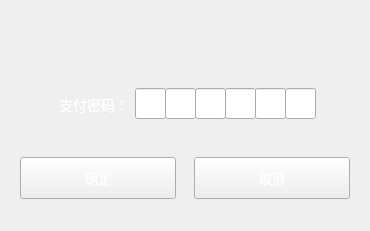
<?xml version="1.0" encoding="UTF-8"?>
<ui version="4.0">
 <class>MemPayDlg</class>
 <widget class="QDialog" name="MemPayDlg">
  <property name="geometry">
   <rect>
    <x>0</x>
    <y>0</y>
    <width>370</width>
    <height>231</height>
   </rect>
  </property>
  <property name="minimumSize">
   <size>
    <width>370</width>
    <height>231</height>
   </size>
  </property>
  <property name="windowTitle">
   <string>MemPayDlg</string>
  </property>
  <layout class="QGridLayout" name="gridLayout">
   <property name="leftMargin">
    <number>0</number>
   </property>
   <property name="topMargin">
    <number>0</number>
   </property>
   <property name="rightMargin">
    <number>0</number>
   </property>
   <property name="bottomMargin">
    <number>0</number>
   </property>
   <property name="spacing">
    <number>0</number>
   </property>
   <item row="0" column="0">
    <widget class="TitleBarWidget" name="titleWidget" native="true">
     <property name="minimumSize">
      <size>
       <width>0</width>
       <height>40</height>
      </size>
     </property>
     <property name="maximumSize">
      <size>
       <width>16777215</width>
       <height>40</height>
      </size>
     </property>
    </widget>
   </item>
   <item row="1" column="0">
    <widget class="QWidget" name="widget_2" native="true">
     <property name="minimumSize">
      <size>
       <width>33</width>
       <height>33</height>
      </size>
     </property>
     <property name="styleSheet">
      <string notr="true">QWidget#widget_2 {
	border-image: url(:/shareImages/dlg_background.png);
}</string>
     </property>
     <widget class="QLabel" name="payPasswdLabel">
      <property name="geometry">
       <rect>
        <x>49</x>
        <y>48</y>
        <width>80</width>
        <height>33</height>
       </rect>
      </property>
      <property name="minimumSize">
       <size>
        <width>0</width>
        <height>31</height>
       </size>
      </property>
      <property name="font">
       <font>
        <pointsize>-1</pointsize>
       </font>
      </property>
      <property name="styleSheet">
       <string notr="true">font-size:14px;
color: rgb(255, 255, 255);</string>
      </property>
      <property name="text">
       <string>支付密码：</string>
      </property>
      <property name="alignment">
       <set>Qt::AlignRight|Qt::AlignTrailing|Qt::AlignVCenter</set>
      </property>
     </widget>
     <widget class="QLineEdit" name="lineEdit_1">
      <property name="enabled">
       <bool>true</bool>
      </property>
      <property name="geometry">
       <rect>
        <x>135</x>
        <y>48</y>
        <width>31</width>
        <height>31</height>
       </rect>
      </property>
      <property name="minimumSize">
       <size>
        <width>31</width>
        <height>31</height>
       </size>
      </property>
      <property name="font">
       <font>
        <family>微软雅黑</family>
        <pointsize>10</pointsize>
       </font>
      </property>
      <property name="focusPolicy">
       <enum>Qt::NoFocus</enum>
      </property>
      <property name="text">
       <string/>
      </property>
      <property name="maxLength">
       <number>1</number>
      </property>
      <property name="echoMode">
       <enum>QLineEdit::Password</enum>
      </property>
      <property name="alignment">
       <set>Qt::AlignCenter</set>
      </property>
     </widget>
     <widget class="QLineEdit" name="lineEdit_2">
      <property name="enabled">
       <bool>true</bool>
      </property>
      <property name="geometry">
       <rect>
        <x>165</x>
        <y>48</y>
        <width>31</width>
        <height>31</height>
       </rect>
      </property>
      <property name="minimumSize">
       <size>
        <width>31</width>
        <height>31</height>
       </size>
      </property>
      <property name="font">
       <font>
        <family>微软雅黑</family>
        <pointsize>10</pointsize>
       </font>
      </property>
      <property name="focusPolicy">
       <enum>Qt::NoFocus</enum>
      </property>
      <property name="maxLength">
       <number>1</number>
      </property>
      <property name="echoMode">
       <enum>QLineEdit::Password</enum>
      </property>
      <property name="alignment">
       <set>Qt::AlignCenter</set>
      </property>
     </widget>
     <widget class="QLineEdit" name="lineEdit_3">
      <property name="enabled">
       <bool>true</bool>
      </property>
      <property name="geometry">
       <rect>
        <x>195</x>
        <y>48</y>
        <width>31</width>
        <height>31</height>
       </rect>
      </property>
      <property name="minimumSize">
       <size>
        <width>31</width>
        <height>31</height>
       </size>
      </property>
      <property name="font">
       <font>
        <family>微软雅黑</family>
        <pointsize>10</pointsize>
       </font>
      </property>
      <property name="focusPolicy">
       <enum>Qt::NoFocus</enum>
      </property>
      <property name="maxLength">
       <number>1</number>
      </property>
      <property name="echoMode">
       <enum>QLineEdit::Password</enum>
      </property>
      <property name="alignment">
       <set>Qt::AlignCenter</set>
      </property>
     </widget>
     <widget class="QLineEdit" name="lineEdit_4">
      <property name="enabled">
       <bool>true</bool>
      </property>
      <property name="geometry">
       <rect>
        <x>225</x>
        <y>48</y>
        <width>31</width>
        <height>31</height>
       </rect>
      </property>
      <property name="minimumSize">
       <size>
        <width>31</width>
        <height>31</height>
       </size>
      </property>
      <property name="font">
       <font>
        <family>微软雅黑</family>
        <pointsize>10</pointsize>
       </font>
      </property>
      <property name="focusPolicy">
       <enum>Qt::NoFocus</enum>
      </property>
      <property name="maxLength">
       <number>1</number>
      </property>
      <property name="echoMode">
       <enum>QLineEdit::Password</enum>
      </property>
      <property name="alignment">
       <set>Qt::AlignCenter</set>
      </property>
     </widget>
     <widget class="QLineEdit" name="lineEdit_5">
      <property name="enabled">
       <bool>true</bool>
      </property>
      <property name="geometry">
       <rect>
        <x>255</x>
        <y>48</y>
        <width>31</width>
        <height>31</height>
       </rect>
      </property>
      <property name="minimumSize">
       <size>
        <width>31</width>
        <height>31</height>
       </size>
      </property>
      <property name="font">
       <font>
        <family>微软雅黑</family>
        <pointsize>10</pointsize>
       </font>
      </property>
      <property name="focusPolicy">
       <enum>Qt::NoFocus</enum>
      </property>
      <property name="maxLength">
       <number>1</number>
      </property>
      <property name="echoMode">
       <enum>QLineEdit::Password</enum>
      </property>
      <property name="alignment">
       <set>Qt::AlignCenter</set>
      </property>
     </widget>
     <widget class="QLineEdit" name="lineEdit_6">
      <property name="enabled">
       <bool>true</bool>
      </property>
      <property name="geometry">
       <rect>
        <x>285</x>
        <y>48</y>
        <width>31</width>
        <height>31</height>
       </rect>
      </property>
      <property name="minimumSize">
       <size>
        <width>31</width>
        <height>31</height>
       </size>
      </property>
      <property name="font">
       <font>
        <family>微软雅黑</family>
        <pointsize>10</pointsize>
       </font>
      </property>
      <property name="focusPolicy">
       <enum>Qt::NoFocus</enum>
      </property>
      <property name="maxLength">
       <number>1</number>
      </property>
      <property name="echoMode">
       <enum>QLineEdit::Password</enum>
      </property>
      <property name="alignment">
       <set>Qt::AlignCenter</set>
      </property>
     </widget>
     <widget class="QLabel" name="pwdErrorLabel">
      <property name="geometry">
       <rect>
        <x>135</x>
        <y>82</y>
        <width>211</width>
        <height>33</height>
       </rect>
      </property>
      <property name="minimumSize">
       <size>
        <width>0</width>
        <height>31</height>
       </size>
      </property>
      <property name="font">
       <font>
        <family>微软雅黑</family>
        <pointsize>10</pointsize>
       </font>
      </property>
      <property name="styleSheet">
       <string notr="true">/*color: rgb(250, 122, 122);*/
color: rgb(250, 122, 122);</string>
      </property>
      <property name="text">
       <string/>
      </property>
      <property name="alignment">
       <set>Qt::AlignLeading|Qt::AlignLeft|Qt::AlignVCenter</set>
      </property>
     </widget>
     <widget class="QPushButton" name="sureButton">
      <property name="geometry">
       <rect>
        <x>20</x>
        <y>117</y>
        <width>156</width>
        <height>42</height>
       </rect>
      </property>
      <property name="minimumSize">
       <size>
        <width>156</width>
        <height>42</height>
       </size>
      </property>
      <property name="font">
       <font>
        <family>微软雅黑</family>
        <pointsize>10</pointsize>
       </font>
      </property>
      <property name="focusPolicy">
       <enum>Qt::NoFocus</enum>
      </property>
      <property name="styleSheet">
       <string notr="true">QPushButton#sureButton {
	color: rgb(255, 255, 255);
	font-family:&quot;微软雅黑&quot;;
	border-image: url(:/shareImages/sure_normal.png);
}

QPushButton#sureButton:pressed {
	border-image: url(:/shareImages/sure_press.png);
}</string>
      </property>
      <property name="text">
       <string>确定</string>
      </property>
     </widget>
     <widget class="QPushButton" name="cancelButton">
      <property name="geometry">
       <rect>
        <x>194</x>
        <y>117</y>
        <width>156</width>
        <height>42</height>
       </rect>
      </property>
      <property name="minimumSize">
       <size>
        <width>156</width>
        <height>42</height>
       </size>
      </property>
      <property name="font">
       <font>
        <family>微软雅黑</family>
        <pointsize>10</pointsize>
       </font>
      </property>
      <property name="focusPolicy">
       <enum>Qt::NoFocus</enum>
      </property>
      <property name="styleSheet">
       <string notr="true">QPushButton#cancelButton {
	color: rgb(255, 255, 255);
	border-image: url(:/shareImages/cancel_normal.png);
}

QPushButton#cancelButton:pressed {
	border-image: url(:/shareImages/cancel_press.png);
}</string>
      </property>
      <property name="text">
       <string>取消</string>
      </property>
     </widget>
    </widget>
   </item>
  </layout>
 </widget>
 <layoutdefault spacing="6" margin="11"/>
 <customwidgets>
  <customwidget>
   <class>TitleBarWidget</class>
   <extends>QWidget</extends>
   <header location="global">TitleBarWidget.h</header>
   <container>1</container>
  </customwidget>
 </customwidgets>
 <resources/>
 <connections/>
</ui>
